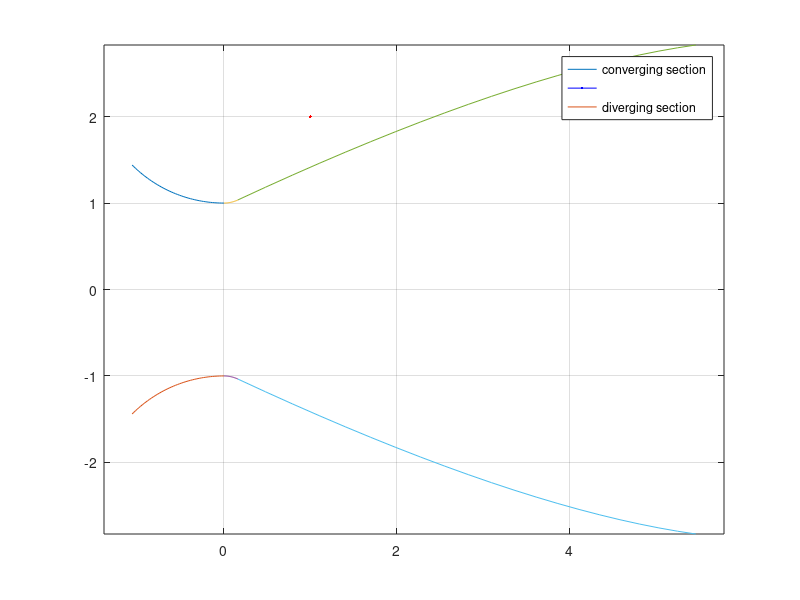

The MATLAB source for this figure: (Note: this script raises an error after producing the figure.)
% This script sizes and outputs a nozzle contour for a rocket thrust
% chamber given expansion ratio and throat area/radius, based on a Rao
% nozzle contour.
% Author: Jacob Bell (bell339@purdue.edu)
clc; 
clear all; 

% initial inputs from CEA or other source 
p_chamber = 300; % [lb/ft^2]
p_exit = 14.7; % [lb/ft^2]
exp_ratio = 8; % [N/A]
r_throat = 1; % [N/A]
theta_n = 25; % [deg]
theta_e = 8; % [deg]

% throat calculations 
theta = -135:1:-90;
x_t = 1.5 * r_throat * cosd(theta); % Eq. 4
y_t = (1.5 * r_throat * sind(theta)) + (1.5 * r_throat) + r_throat; % Eq. 4

% exit section calculations up to bell nozzle
theta = -90:1:(theta_n-90);
x_e = 0.382 * r_throat * cosd(theta); % Eq. 5
y_e = (0.382 * r_throat * sind(theta)) + (.382 * r_throat) + r_throat; % Eq. 5

% Bezier calculations for bell nozzle
t = 0:.05:1;
Nx = x_e(end);
Ny = y_e(end);
nozzle_length = .8 * (((sqrt(exp_ratio)-1) * r_throat)/ tand(15));
r_exit = sqrt(exp_ratio) * r_throat;
Ex = nozzle_length;
Ey = r_exit;
m1 = tand(theta_n); % Eq. 8
m2 = tand(theta_e); % Eq. 8
c1 = Ny - (m1 * Nx); % Eq. 9
c2 = Ey - (m2 * Ex); % Eq. 9
Qx = (c2 - c1) / (m1 - m2); % Eq. 10
Qy = ((m1 * c2) - (m2 * c1)) / (m1 - m2); % Eq. 10
x = ((1-t).^2 .* Nx) + (2 .* (1 - t) .* t .* Qx) + (t.^2 .* Ex); % Eq. 6
y = ((1-t).^2 .* Ny) + (2 .* (1 - t) .* t .* Qy) + (t.^2 .* Ey); % Eq. 6

% plotting nozzle curve 
plot(x_t,y_t,LineWidth=2,color="b")
hold on
plot(x_t,(y_t.*-1),LineWidth=2,color="b")
axis equal 
plot(x_e,y_e,LineWidth=2,color="r");
plot(x_e,(y_e.*-1),LineWidth=2,color="r");
plot(x,y,LineWidth=2,color="r")
plot(x,(y.*-1),LineWidth=2,color="r")
legend("converging section", "","diverging section")
grid on

% formatting for output to text file 
output_array = [x_t,x_e,x];
output_array(2,:) = [y_t,y_e,y];
output_array(3,:) = zeros(1,length(output_array));
output_array = transpose(output_array);
writematrix(output_array,'nozzle_contour.txt','Delimiter','space')